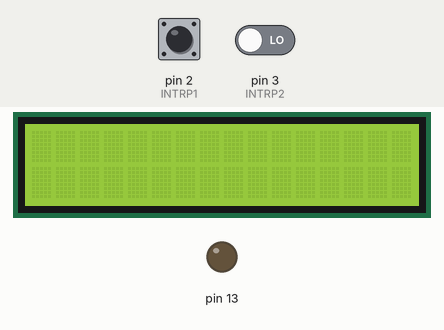
Recording of a sketch running on a simulated Arduino Uno, built with avr-gcc and run on an emulated ATmega328P. On the bench: 16×2 character LCD, output pins drawn as LEDs (lit = HIGH). The test bench sets the inputs (shaded band); at power-on: pin 2 (INTRP1) LOW, pin 3 (INTRP2) LOW. Pins used as bus, display or sensor lines are not drawn.

Above: at 1.2 s.
1.3 s: pin 2 (INTRP1) driven HIGH
At 2.5 s:
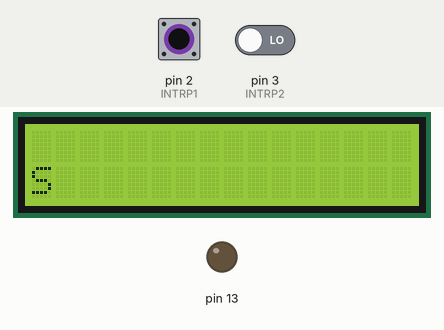
2.8 s: pin 2 (INTRP1) pulsed LOW 5 times (0.12 s each, 0.3 s apart)
At 5.4 s:
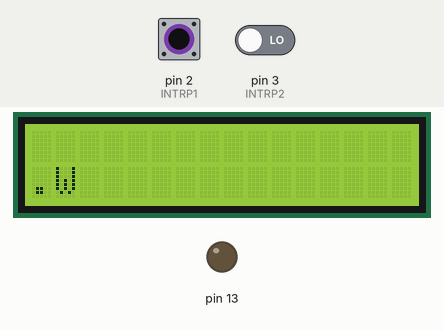
5.8 s: pin 2 (INTRP1) driven LOW and pin 3 (INTRP2) driven HIGH
At 7.2 s:
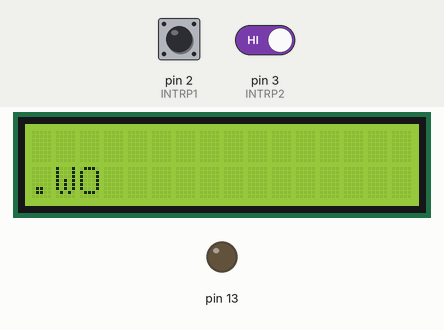
Timing chart, 0 to 8.8 s (numbered marks = the images above; inputs shaded):
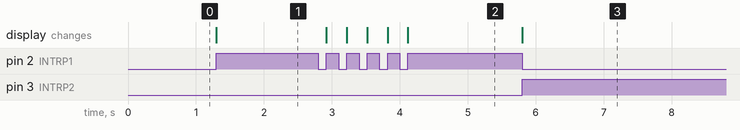

Measured:
- after the input at 1.3 s, the display: changes at once (image 1)
- after the input at 2.8 s, the display: first changes after 0.12 s (image 2 shows a later state)
- after the input at 5.8 s, the display: changes at once (image 3)

The sketch:

kiibordi.ino
```cpp
#include <LiquidCrystal.h>

#define RS     0
#define E      1
#define INTRP1 2
#define INTRP2 3
#define CLK    4
#define DATA   5
#define OE     6
#define DB4    14
#define DB5    15
#define DB6    16
#define DB7    17
#define COL_LEN    16
#define ROW_LEN    2
#define BACKSPACE  '\8'

const char CHAR_MAP_1[] = "ABCDEFGHIJKLMNOP";
const char CHAR_MAP_2[] = "QRSTUVWXYZ.!? \8\n";

volatile int keyboard_col = 0;
volatile int lcd_col = 0;
volatile char buffer_row2[COL_LEN + 1] = {0};
LiquidCrystal lcd(RS, E, DB4, DB5, DB6, DB7);


void isr_row2() {
    noInterrupts();
    char c = CHAR_MAP_2[keyboard_col];
    if (c == BACKSPACE) {
        if (lcd_col == 0)
            goto end;
        buffer_row2[--lcd_col] = ' ';
        lcd.setCursor(lcd_col, 1);
        lcd.write(' ');
        lcd.setCursor(lcd_col, 1);
    } else if (c == '\n') {
        /* write second row to first row */
        lcd.clear();
        lcd.home();
        lcd.print((char *)buffer_row2);
        lcd.setCursor(0, 1);
        /* clear buffer */
        for (int i = 0; i < COL_LEN; i++)
            buffer_row2[i] = ' ';
        lcd_col = 0;
    } else {
        if (lcd_col == COL_LEN)
            goto end;
        buffer_row2[lcd_col++] = c;
        lcd.write(c);
    }
end:
    /* wait until button is released */
    while (digitalRead(INTRP1))
        ;;
    interrupts();
}

void isr_row1() {
    noInterrupts();
    char c = CHAR_MAP_1[keyboard_col];
    if (lcd_col == COL_LEN)
        goto end;
    buffer_row2[lcd_col++] = c;
    lcd.write(c);
end:
    /* wait until button is released */
    while (digitalRead(INTRP2))
        ;;
    interrupts();
}

void send_bit(int data) {
    digitalWrite(DATA, data);
    digitalWrite(CLK, 1);
    digitalWrite(CLK, 0);
    digitalWrite(OE, 1);
    delay(2);
    digitalWrite(OE, 0);
}

void setup() {
    pinMode(CLK, OUTPUT);
    pinMode(DATA, OUTPUT);
    attachInterrupt(digitalPinToInterrupt(INTRP1), isr_row2, RISING);
    attachInterrupt(digitalPinToInterrupt(INTRP2), isr_row1, RISING);
    pinMode(13, OUTPUT);
    lcd.begin(16, 2);
    lcd.setCursor(0, 1);
}

void loop() {
    keyboard_col = 0;
    /* Send first bit high */
    send_bit(1);
    /* Rest of the bits low */
    for (keyboard_col = 1; keyboard_col < COL_LEN; keyboard_col++)
        send_bit(0);
}
```
